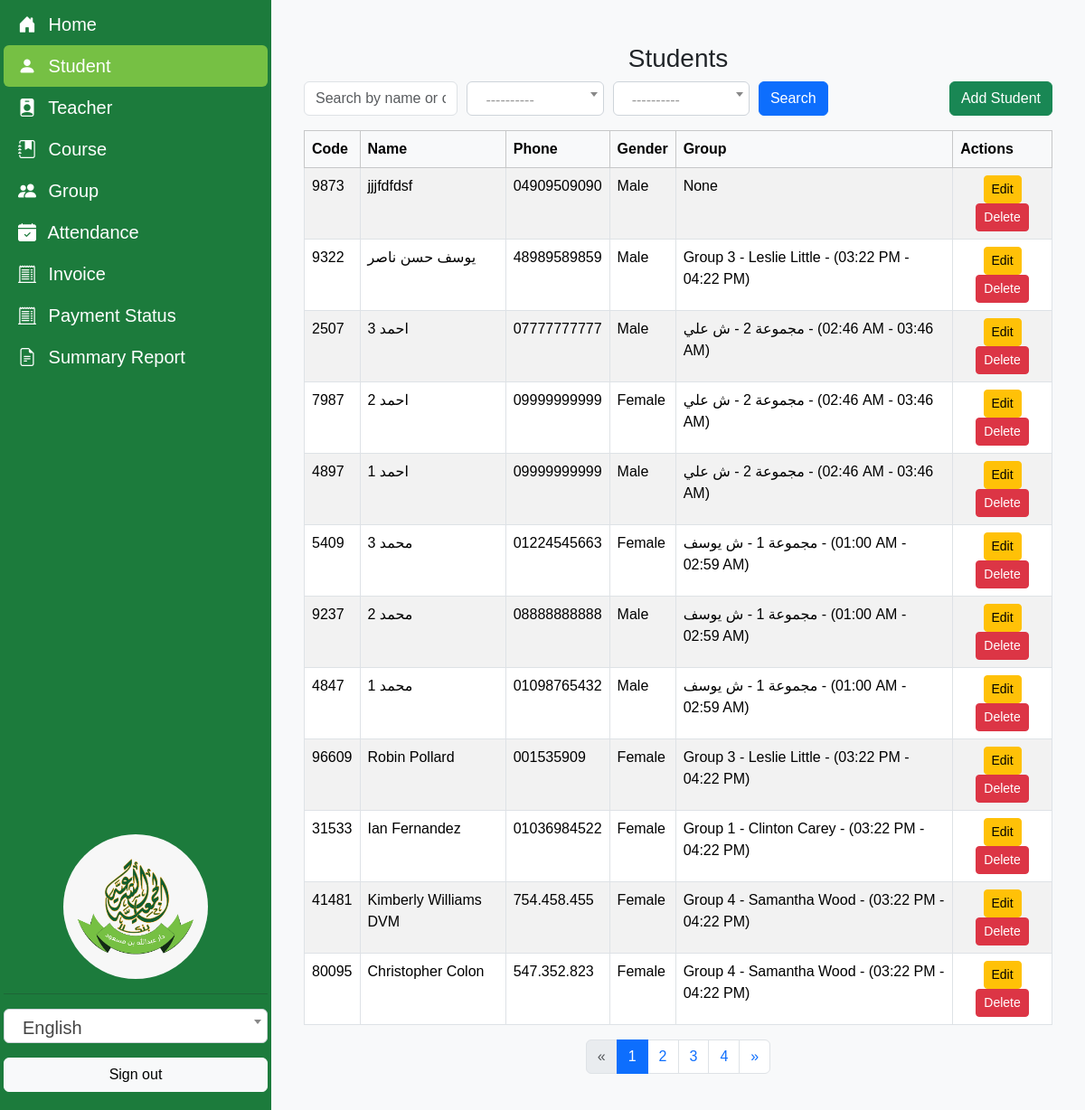
The app's page /students/ (signed in) with its own data.
### Quran/models.py (models this page shows, shortened)
class Student(models.Model):
    school = models.ForeignKey(School, on_delete=models.CASCADE, related_name='students', verbose_name=_("School"))
    name = models.CharField(max_length=100, verbose_name=_("Student Name"))
    code = models.CharField(max_length=5, unique=True, blank=True, verbose_name=_("Code"))
    phone = models.CharField(max_length=11, validators=[phone_regex], verbose_name=_("Phone Number"))
    gender = models.CharField(max_length=1, choices=GENDER_CHOICES, verbose_name=_("Gender"))
    birth_date = models.DateField(blank=True, null=True, verbose_name=_("Birth Date"))
    academic_year = models.CharField(max_length=20, choices=ACADEMIC_YEAR_CHOICES, null=True, verbose_name=_("Academic Year"))
    group = models.ForeignKey(ClassGroup, on_delete=models.SET_NULL, null=True, related_name='students', verbose_name=_("Group"))
    discount_type = models.CharField(max_length=10, choices=DISCOUNT_TYPE_CHOICES, default='none', verbose_name=_("Discount Type"))
    is_active = models.BooleanField(default=True, verbose_name=_("Active"))
    registration_date = models.DateTimeField(default=timezone.now, verbose_name=_("Registration Date"))
    updated_at = models.DateTimeField(auto_now=True, verbose_name=_("Updated At"))

class ClassGroup(models.Model):
    school = models.ForeignKey(School, on_delete=models.CASCADE, related_name='class_groups', verbose_name=_("School"))
    name = models.CharField(max_length=50, verbose_name=_("Group Name"))
    course = models.ForeignKey(Course, on_delete=models.PROTECT, related_name='class_groups', verbose_name=_("Course"))
    teacher = models.ForeignKey(Teacher, on_delete=models.PROTECT, related_name='class_groups', verbose_name=_("Teacher"))
    start_time = models.TimeField(verbose_name=_("Start Time"))
    end_time = models.TimeField(verbose_name=_("End Time"))
    is_active = models.BooleanField(default=True, verbose_name=_("Active"))
    updated_at = models.DateTimeField(auto_now=True, verbose_name=_("Updated At"))
    def __str__(self):
        return f"{self.name} - {self.teacher} - ({self.start_time.strftime('%I:%M %p')} - {self.end_time.strftime('%I:%M %p')})"

class Teacher(models.Model):
    school = models.ForeignKey(School, on_delete=models.CASCADE, related_name='teachers', verbose_name=_("School"))
    id_number = models.CharField(max_length=14, validators=[id_regex], unique=True, verbose_name=_("ID"))
    name = models.CharField(max_length=100, verbose_name=_("Teacher Name"))
    phone = models.CharField(max_length=11, validators=[phone_regex], verbose_name=_("Phone Number"))
    email = models.EmailField(unique=True, blank=True, null=True, verbose_name=_("Email"))
    gender = models.CharField(max_length=1, choices=GENDER_CHOICES, verbose_name=_("Gender"))
    birth_date = models.DateField(blank=True, null=True, verbose_name=_("Birth Date"))
    is_active = models.BooleanField(default=True, verbose_name=_("Active"))
    registration_date = models.DateTimeField(default=timezone.now, verbose_name=_("Registration Date"))
    description = models.TextField(blank=True, null=True, verbose_name=_("Description"))
    updated_at = models.DateTimeField(auto_now=True, verbose_name=_("Updated At"))
    def __str__(self):
        return self.name

### Quran/views.py (the view)
# urls.py: path('students/', StudentListView.as_view(), name='student_list'),
@method_decorator(staff_member_required, name='dispatch')
class StudentListView(BaseListView):
    model = Student
    template_name = 'Quran/student/student_list.html'
    context_object_name = 'students'
    paginate_by = 12
    def get_queryset(self):
        queryset = super().get_queryset()
        search_query = self.request.GET.get('q', '')
        gender_filter = self.request.GET.get('gender', '')
        group_filter = self.request.GET.get('group', '')
        if search_query:
            queryset = queryset.filter(
                Q(name__icontains=search_query) | Q(code__icontains=search_query)
            )
        if gender_filter:
            queryset = queryset.filter(gender=gender_filter)
        if group_filter:
            queryset = queryset.filter(group=group_filter)
        return queryset
    def get_context_data(self, **kwargs):
        context = super().get_context_data(**kwargs)
        user_school = get_user_school(self.request)
        context['groups'] = ClassGroup.objects.filter(school__in=user_school)
        context['search_query'] = self.request.GET.get('q', '')
        context['gender_filter'] = self.request.GET.get('gender', '')
        context['group_filter'] = self.request.GET.get('group', '')
        return context

### Quran/utils.py (called while the page is built)
def get_user_school(request):
    user = request.user
    if user.is_superuser:
        return School.objects.all()
    else:
        return School.objects.filter(users=user)

### Quran/views.py (called while the page is built)
    def get_queryset(self):
        queryset = super().get_queryset()
        user_schools = get_user_school(self.request)
        if user_schools.exists():
            queryset = queryset.filter(school__in=user_schools)
        return queryset.order_by('-updated_at')

### Quran/templates/Quran/student/student_list.html (shortened to what this page needs)
{% extends "base.html" %}
{% load i18n %}
{% block content %}
<div class="container">
    <h3 class="d-flex justify-content-center gap-3 mt-4">{% trans "Students" %}</h3>
    <div class="d-flex justify-content-between mb-3">
        <form method="get" class="d-flex" style="width: 70%; gap: 10px;">
            <input type="text" name="q" class="form-control" placeholder="{% trans 'Search by name or code' %}" value="{{ search_query }}">
            <button type="submit" class="btn btn-primary">{% trans "Search" %}</button>
        </form>
        <a href="{% url 'student_add' %}" class="btn btn-success">{% trans "Add Student" %}</a>
    </div>
    <table class="table table-bordered table-striped">
        <thead class="table-light">
            <tr>
                <th>{% trans "Code" %}</th>
                <th>{% trans "Name" %}</th>
                <th>{% trans "Phone" %}</th>
                <th>{% trans "Gender" %}</th>
                <th>{% trans "Group" %}</th>
                <th>{% trans "Actions" %}</th>
            </tr>
        </thead>
        <tbody>
            {% for student in students %}
            <tr>
                <td>{{ student.code }}</td>
                <td>{{ student.name }}</td>
                <td>{{ student.phone }}</td>
                <td>{{ student.get_gender_display }}</td>
                <td>{{ student.group }}</td>
                <td class="text-center">
                    <a href="{% url 'student_edit' student.pk %}" class="btn btn-sm btn-warning">{% trans "Edit" %}</a>
                    <a href="{% url 'student_delete' student.pk %}" class="btn btn-sm btn-danger">{% trans "Delete" %}</a>
                </td>
            </tr>
            {% empty %}
            <tr>
                <td colspan="6">{% trans "No students found." %}</td>
            </tr>
            {% endfor %}
        </tbody>
    </table>
    {% if is_paginated %}
    <nav aria-label="Page navigation">
        <ul class="pagination justify-content-center">
            {% if page_obj.has_previous %}
            <li class="page-item">
                <a class="page-link" href="?q={{ search_query }}&gender={{ gender_filter }}&group={{ group_filter }}&page={{ page_obj.previous_page_number }}" aria-label="Previous">
                    <span aria-hidden="true">&laquo;</span>
                </a>
            </li>
            {% else %}
            <li class="page-item disabled">
                <span class="page-link">&laquo;</span>
            </li>
            {% endif %}
            {% for num in paginator.page_range %}
                {% if page_obj.number == num %}
                <li class="page-item active"><span class="page-link">{{ num }}</span></li>
                {% else %}
                <li class="page-item"><a class="page-link" href="?q={{ search_query }}&gender={{ gender_filter }}&group={{ group_filter }}&page={{ num }}">{{ num }}</a></li>
                {% endif %}
            {% endfor %}
            {% if page_obj.has_next %}
            <li class="page-item">
                <a class="page-link" href="?q={{ search_query }}&gender={{ gender_filter }}&group={{ group_filter }}&page={{ page_obj.next_page_number }}" aria-label="Next">
                    <span aria-hidden="true">&raquo;</span>
                </a>
            </li>
            {% else %}
            <li class="page-item disabled">
                <span class="page-link">&raquo;</span>
            </li>
            {% endif %}
        </ul>
    </nav>
    {% endif %}
</div>
{% endblock %}

### static/css/style.css (style rules this page uses)
body { background-color: #f8f9fa; font-family: 'Cairo', sans-serif; }

### records on screen
Student: code "9873", name "jjjfdfdsf", phone "04909509090", gender "Male", group "None"
Student: code "9322", name "يوسف حسن ناصر", phone "48989589859", gender "Male", group "Group 3 - Leslie Little - (03:22 PM - 04:22 PM)"
Student: code "2507", name "احمد 3", phone "07777777777", gender "Male", group "مجموعة 2 - ش علي - (02:46 AM - 03:46 AM)"
Student: code "7987", name "احمد 2", phone "09999999999", gender "Female", group "مجموعة 2 - ش علي - (02:46 AM - 03:46 AM)"
Student: code "4897", name "احمد 1", phone "09999999999", gender "Male", group "مجموعة 2 - ش علي - (02:46 AM - 03:46 AM)"
Student: code "5409", name "محمد 3", phone "01224545663", gender "Female", group "مجموعة 1 - ش يوسف - (01:00 AM - 02:59 AM)"
Student: code "9237", name "محمد 2", phone "08888888888", gender "Male", group "مجموعة 1 - ش يوسف - (01:00 AM - 02:59 AM)"
Student: code "4847", name "محمد 1", phone "01098765432", gender "Male", group "مجموعة 1 - ش يوسف - (01:00 AM - 02:59 AM)"
Student: code "96609", name "Robin Pollard", phone "001535909", gender "Female", group "Group 3 - Leslie Little - (03:22 PM - 04:22 PM)"
Student: code "31533", name "Ian Fernandez", phone "01036984522", gender "Female", group "Group 1 - Clinton Carey - (03:22 PM - 04:22 PM)"
Student: code "41481", name "Kimberly Williams DVM", phone "754.458.455", gender "Female", group "Group 4 - Samantha Wood - (03:22 PM - 04:22 PM)"
Student: code "80095", name "Christopher Colon", phone "547.352.823", gender "Female", group "Group 4 - Samantha Wood - (03:22 PM - 04:22 PM)"

### other values on screen
{{ num }} "1"
{{ num }} "2" "3" "4"
